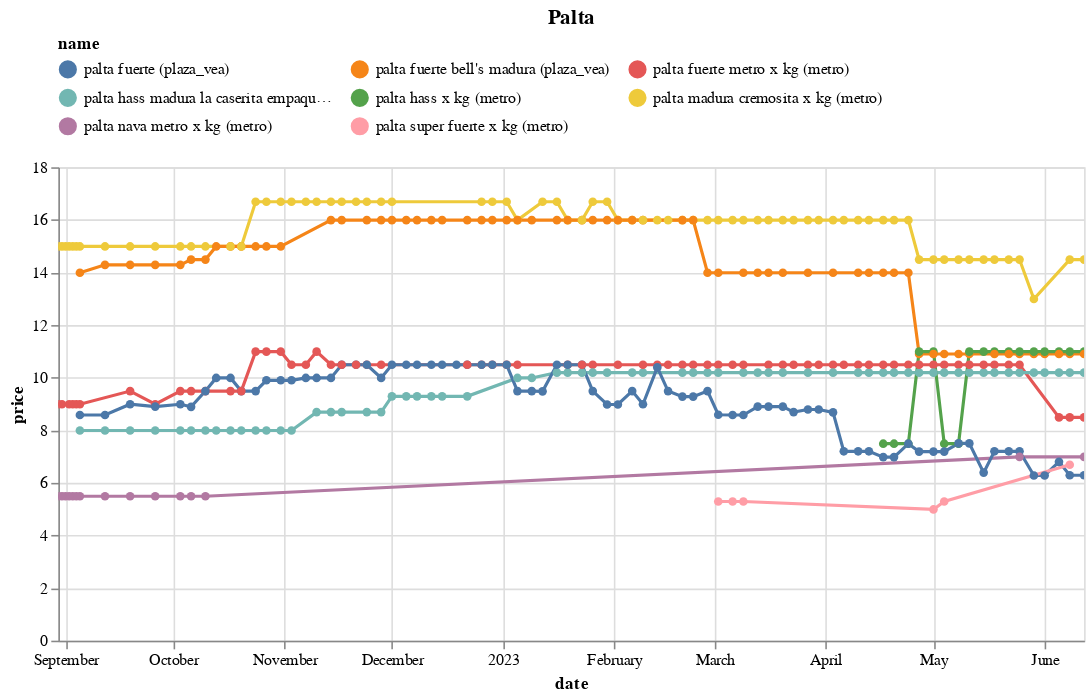

Write notebook code for a chart like this one.
### Code cell
(df
 .loc[df.name.isin(names)]
 .pipe(alt.Chart)
 .mark_line(point=True)
 .encode(x='date', y='price', color='name', tooltip=['name','price'])
 .properties(width=650, title='Palta')
 .interactive()
 .configure_legend(orient='top', columns=3)
)

### Figure 1 — Vega-Lite specification as saved in the notebook (floating-point values rounded to 4 significant figures; data arrays with more than 128 entries replaced by an {"elided": "..."} marker saying what was removed)
{"config": {"view": {"continuousWidth": 300, "continuousHeight": 300}, "legend": {"columns": 3, "orient": "top"}}, "data": {"name": "data-dd9a130c19f0807e77d6b692669f7824"}, "mark": {"type": "line", "point": true}, "encoding": {"color": {"field": "name", "type": "nominal"}, "tooltip": [{"field": "name", "type": "nominal"}, {"field": "price", "type": "quantitative"}], "x": {"field": "date", "type": "temporal"}, "y": {"field": "price", "type": "quantitative"}}, "params": [{"name": "param_14", "select": {"type": "interval", "encodings": ["x", "y"]}, "bind": "scales"}], "title": "Palta", "width": 650, "$schema": "https://vega.github.io/schema/vega-lite/v5.8.0.json", "datasets": {"data-dd9a130c19f0807e77d6b692669f7824": {"elided": "381 records"}}}
